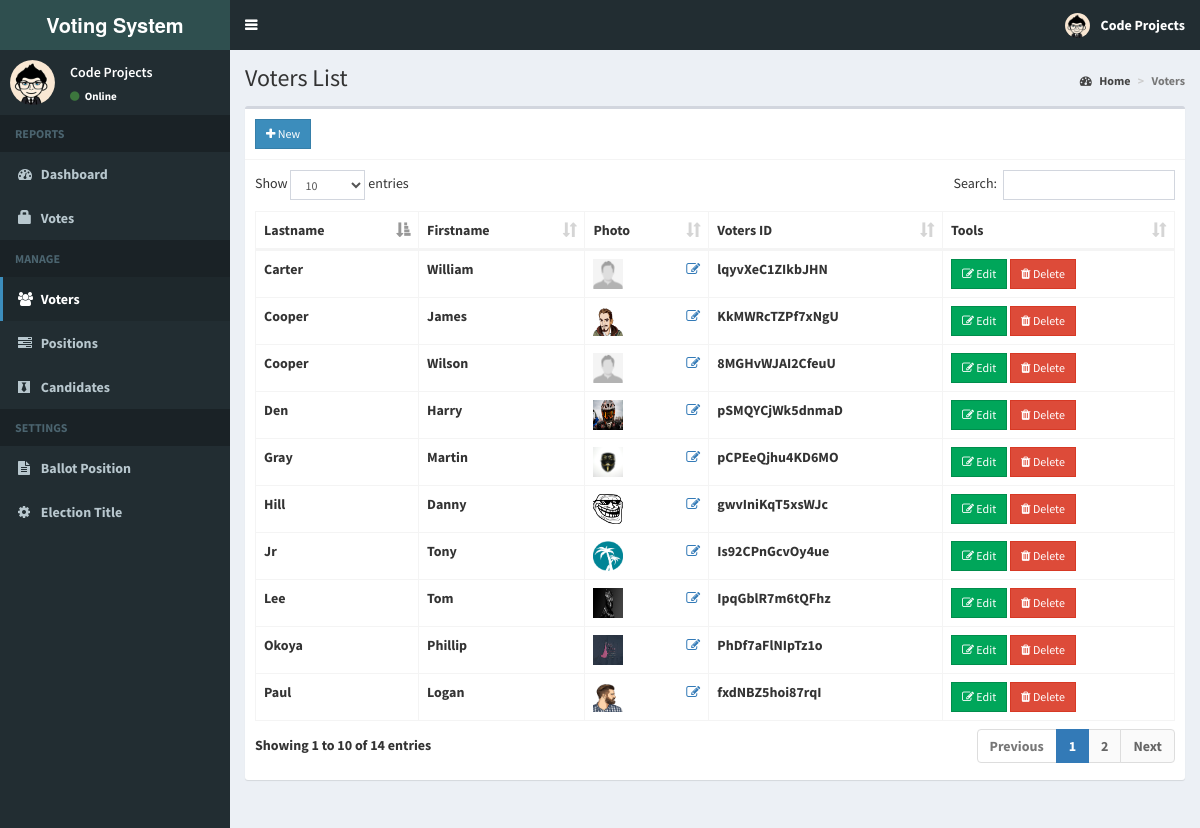
Screenshot of /admin/voters.php (signed in) with the database file from the repository.
### tables this page shows
CREATE TABLE IF NOT EXISTS `voters` (
  `id` int(11) NOT NULL AUTO_INCREMENT,
  `voters_id` varchar(15) NOT NULL,
  `password` varchar(60) NOT NULL,
  `firstname` varchar(30) NOT NULL,
  `lastname` varchar(30) NOT NULL,
  `photo` varchar(150) NOT NULL,
  PRIMARY KEY (`id`)
);

### admin/includes/session.php (called while the page is built, shortened)
<?php
	include 'includes/conn.php';
	$sql = "SELECT * FROM admin WHERE id = '".$_SESSION['admin']."'";
	$query = $conn->query($sql);
	$user = $query->fetch_assoc();
?>

### admin/voters.php (the view, shortened to what this page needs)
<?php include 'includes/session.php'; ?>
<?php include 'includes/header.php'; ?>
<body class="hold-transition skin-blue sidebar-mini">
<div class="wrapper">
  <?php include 'includes/navbar.php'; ?>
  <?php include 'includes/menubar.php'; ?>
  <div class="content-wrapper">
    <section class="content-header">
      <h1>
        Voters List
      </h1>
      <ol class="breadcrumb">
        <li><a href="#"><i class="fa fa-dashboard"></i> Home</a></li>
        <li class="active">Voters</li>
      </ol>
    </section>
    <section class="content">
      <div class="row">
        <div class="col-xs-12">
          <div class="box">
            <div class="box-header with-border">
              <a href="#addnew" data-toggle="modal" class="btn btn-primary btn-sm btn-flat"><i class="fa fa-plus"></i> New</a>
            </div>
            <div class="box-body">
              <table id="example1" class="table table-bordered">
                <thead>
                  <th>Lastname</th>
                  <th>Firstname</th>
                  <th>Photo</th>
                  <th>Voters ID</th>
                  <th>Tools</th>
                </thead>
                <tbody>
                  <?php
                    $sql = "SELECT * FROM voters";
                    $query = $conn->query($sql);
                    while($row = $query->fetch_assoc()){
                      $image = (!empty($row['photo'])) ? '../images/'.$row['photo'] : '../images/profile.jpg';
                      echo "
                        <tr>
                          <td>".$row['lastname']."</td>
                          <td>".$row['firstname']."</td>
                          <td>
                            <img src='".$image."' width='30px' height='30px'>
                            <a href='#edit_photo' data-toggle='modal' class='pull-right photo' data-id='".$row['id']."'><span class='fa fa-edit'></span></a>
                          </td>
                          <td>".$row['voters_id']."</td>
                          <td>
                            <button class='btn btn-success btn-sm edit btn-flat' data-id='".$row['id']."'><i class='fa fa-edit'></i> Edit</button>
                            <button class='btn btn-danger btn-sm delete btn-flat' data-id='".$row['id']."'><i class='fa fa-trash'></i> Delete</button>
                          </td>
                        </tr>
                      ";
                    }
                  ?>
                </tbody>
              </table>
            </div>
          </div>
        </div>
      </div>
    </section>
  </div>
</div>
</body>
</html>

### admin/includes/navbar.php (shortened to what this page needs)
<header class="main-header">
  <a href="home.php" class="logo">
    <span class="logo-lg"><b>Voting System </span>
  </a>
  <nav class="navbar navbar-static-top">
    <a href="#" class="sidebar-toggle" data-toggle="push-menu" role="button">
    </a>
    <div class="navbar-custom-menu">
      <ul class="nav navbar-nav">
        <li class="dropdown user user-menu">
          <a href="#" class="dropdown-toggle" data-toggle="dropdown">
            <img src="<?php echo (!empty($user['photo'])) ? '../images/'.$user['photo'] : '../images/profile.jpg'; ?>" class="user-image" alt="User Image">
            <span class="hidden-xs"><?php echo $user['firstname'].' '.$user['lastname']; ?></span>
          </a>
        </li>
      </ul>
    </div>
  </nav>
</header>

### admin/includes/menubar.php (shortened to what this page needs)
<aside class="main-sidebar">
  <section class="sidebar">
    <div class="user-panel">
      <div class="pull-left image">
        <img src="<?php echo (!empty($user['photo'])) ? '../images/'.$user['photo'] : '../images/profile.jpg'; ?>" class="img-circle" alt="User Image">
      </div>
      <div class="pull-left info">
        <p><?php echo $user['firstname'].' '.$user['lastname']; ?></p>
        <a><i class="fa fa-circle text-success"></i> Online</a>
      </div>
    </div>
    <ul class="sidebar-menu" data-widget="tree">
      <li class="header">REPORTS</li>
      <li class=""><a href="home.php"><i class="fa fa-dashboard"></i> <span>Dashboard</span></a></li>
      <li class=""><a href="votes.php"><span class="glyphicon glyphicon-lock"></span> <span>Votes</span></a></li>
      <li class="header">MANAGE</li>
      <li class=""><a href="voters.php"><i class="fa fa-users"></i> <span>Voters</span></a></li>
      <li class=""><a href="positions.php"><i class="fa fa-tasks"></i> <span>Positions</span></a></li>
      <li class=""><a href="candidates.php"><i class="fa fa-black-tie"></i> <span>Candidates</span></a></li>
      <li class="header">SETTINGS</li>
      <li class=""><a href="ballot.php"><i class="fa fa-file-text"></i> <span>Ballot Position</span></a></li>
      <li class=""><a href="#config" data-toggle="modal"><i class="fa fa-cog"></i> <span>Election Title</span></a></li>
    </ul>
  </section>
</aside>

### rows the page displays
voters: lastname "Den", firstname "Harry", photo (picture), voters "pSMQYCjWk5dnmaD"
voters: lastname "Jr", firstname "Tony", photo (picture), voters "Is92CPnGcvOy4ue"
voters: lastname "Hill", firstname "Danny", photo (picture), voters "gwvIniKqT5xsWJc"
voters: lastname "Lee", firstname "Tom", photo (picture), voters "IpqGblR7m6tQFhz"
voters: lastname "Paul", firstname "Logan", photo (picture), voters "fxdNBZ5hoi87rqI"
voters: lastname "Cooper", firstname "James", photo (picture), voters "KkMWRcTZPf7xNgU"
voters: lastname "Gray", firstname "Martin", photo (picture), voters "pCPEeQjhu4KD6MO"
voters: lastname "Carter", firstname "William", photo (placeholder picture), voters "lqyvXeC1ZIkbJHN"
voters: lastname "Cooper", firstname "Wilson", photo (placeholder picture), voters "8MGHvWJAI2CfeuU"
voters: lastname "Okoya", firstname "Phillip", photo (picture), voters "PhDf7aFlNIpTz1o"

### other values shown
$user['firstname'] "Code"
$user['lastname'] "Projects"
